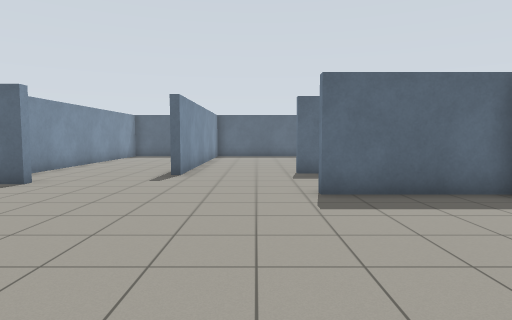
[1] (above)

23 first-person views from a walk through a Gazebo world. The camera is 1.2 m above the floor, tilts 4° down and sees 75° across. The floor is counted in squares, 1 m on a side. Each view is taken from the middle of a square. On the plan, view 1 faces up. The plan holds only what a view shows up to about 13 squares ahead; the rest is blank.

[2]
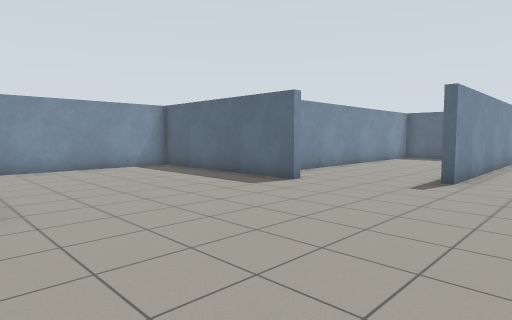

[3]
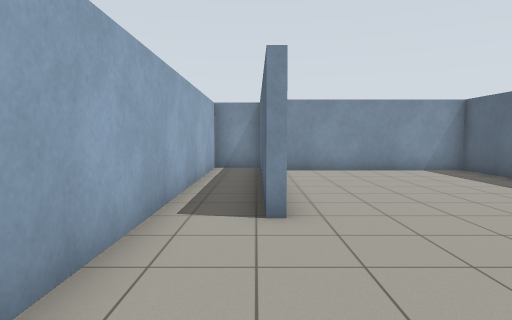

[4]
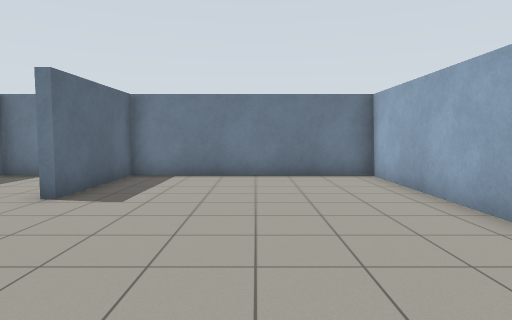

[5]
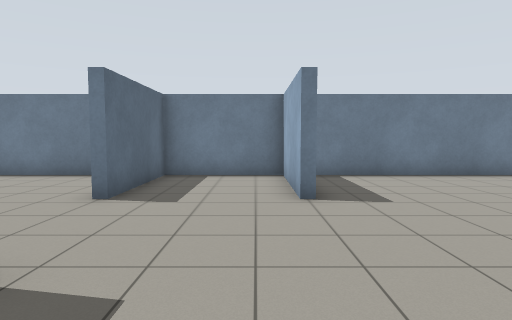

[6]
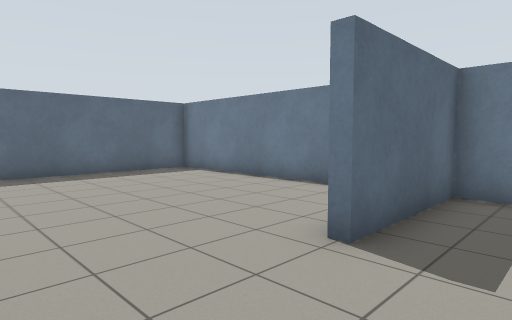

[7]
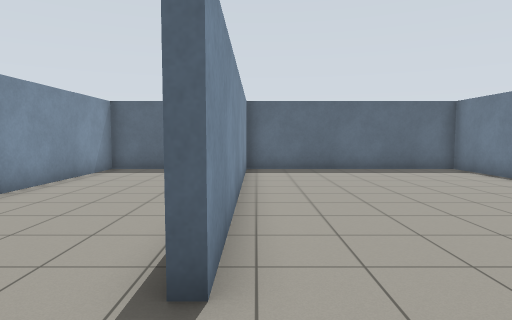

[8]
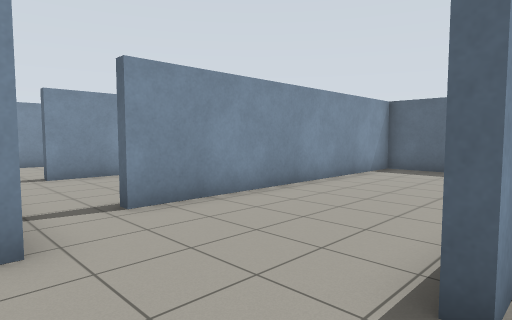

[9]
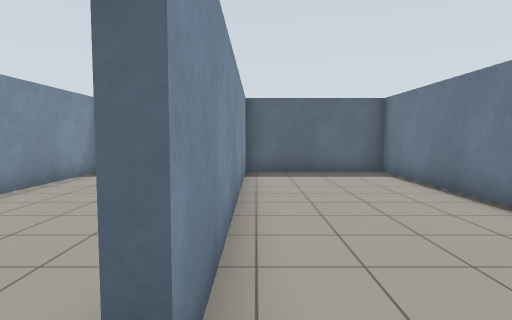

[10]
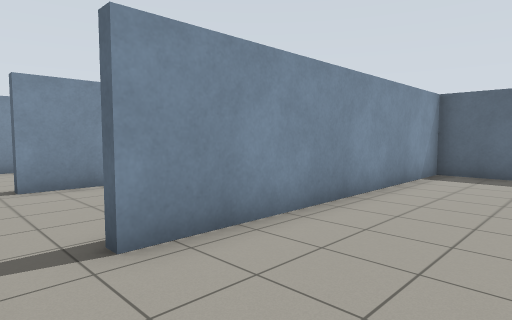

[11]
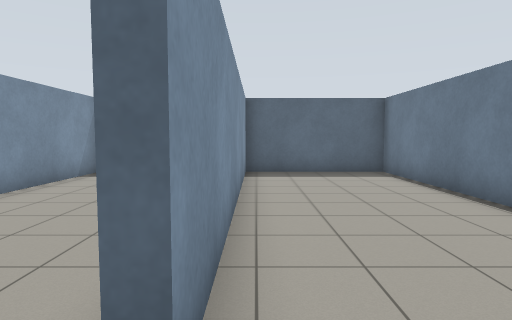

[12]
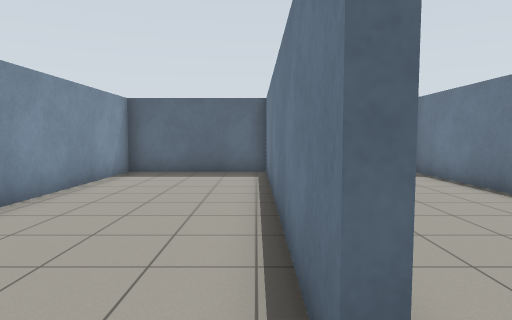

[13]
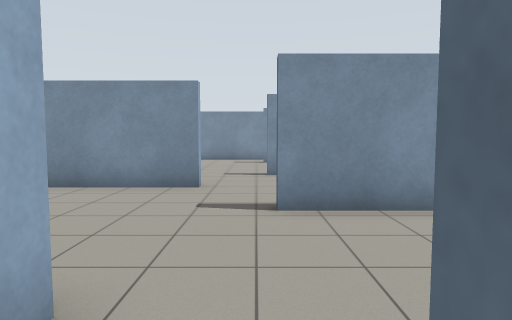

[14]
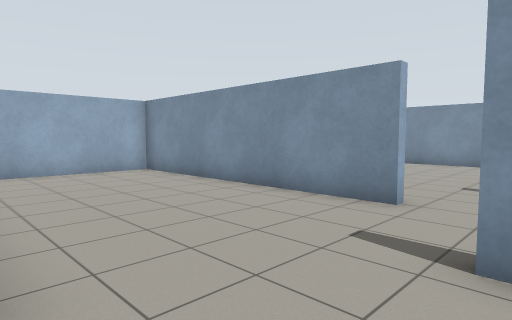

[15]
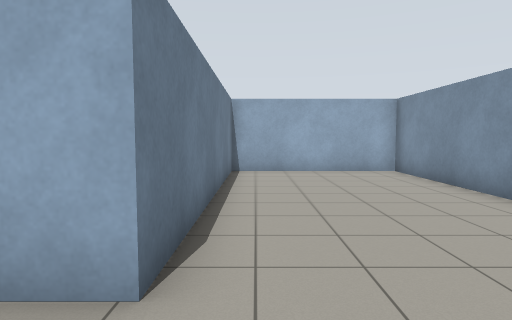

[16]
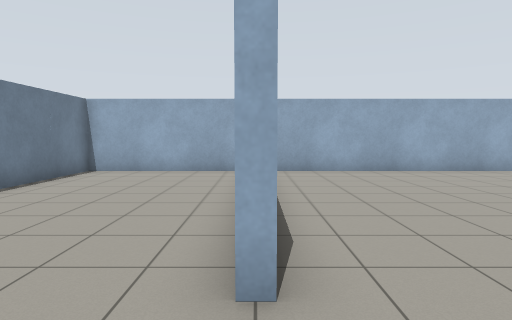

[17]
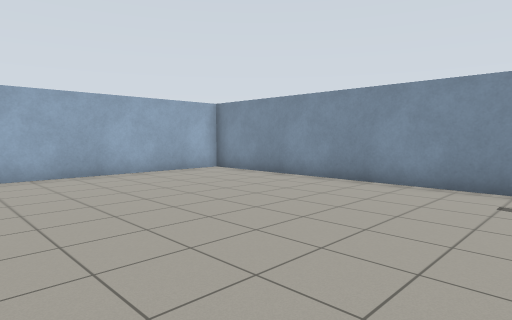

[18]
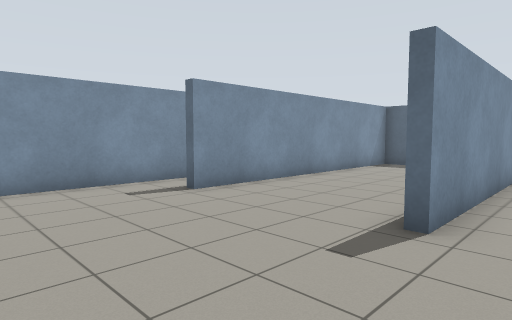

[19]
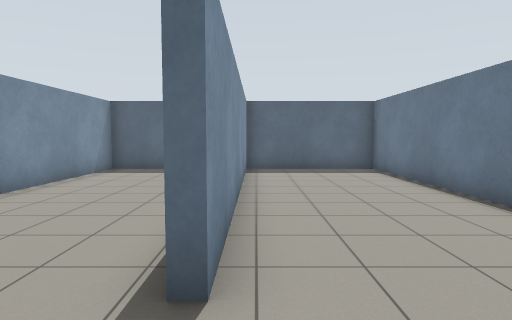

[20]
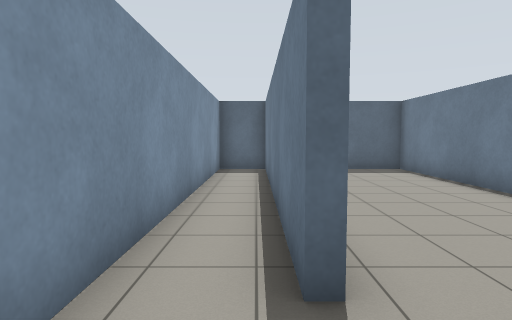

[21]
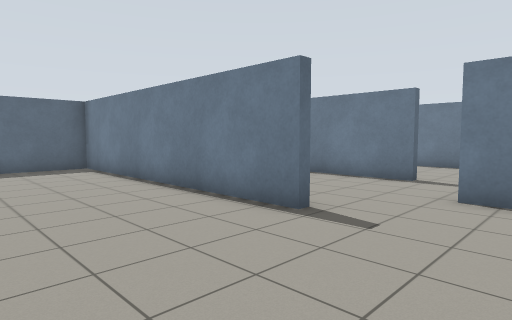

[22]
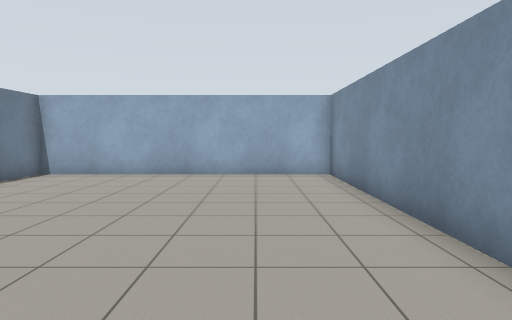

[23]
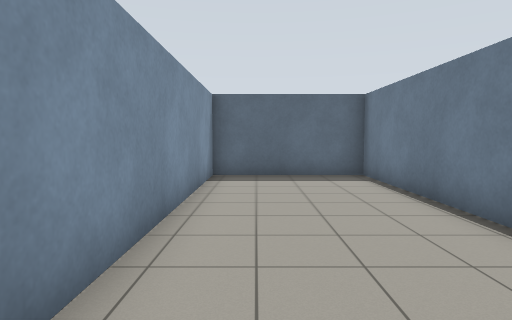

### Floor plan
Ten units are one square. View 1 is at (0, 0); x grows to the right and y downward. Boxes are objects, and circles mark ways between rooms. Rooms are numbered by the first view taken in them; rooms with no view inside come last. Other rooms are left out.
<svg viewBox="-299 -208 358 219">
<path fill="none" stroke="#000" d="M-58 -87 -58 -84 -128 -84 -128 -21M-26 -145 -26 -203 -73 -203 -73 -104M54 -130 54 -203 -24 -203M-57 -12 -107 -12M-4 6 54 6 54 -68 14 -68 14 -71 54 -71 54 -108 14 -108 14 -112M-23 -200 -23 -104 -28 -104M-138 -12 -138 6 -30 6M-76 -145 -76 -203 -123 -203 -123 -104M-73 -104 -78 -104M-199 -87 -199 6 -142 6 -142 -87 -131 -87M-123 -104 -126 -104 -126 -196M-173 -130 -173 -104 -176 -104M-126 -203 -173 -203 -173 -145M-202 -78 -202 -87 -199 -87M-176 -104 -176 -203 -223 -203 -223 -104 -226 -104 -226 -203 -273 -203 -273 -104 -276 -104 -276 -196M-276 -203 -294 -203 -294 6 -202 6 -202 -11"/>
<circle cx="-80" cy="-95" r="3" fill="#2a7"/>
<circle cx="-130" cy="-95" r="3" fill="#2a7"/>
<circle cx="-190" cy="-95" r="3" fill="#2a7"/>
<text x="-20" y="-90">1</text>
<text x="-100" y="-140">2</text>
<text x="-160" y="-90">3</text>
<text x="-240" y="-100">4</text>
</svg>
Room 1 opens to room 2. Room 2 opens to room 3. Room 3 opens to room 4.

Where each view was taken, in squares from view 1:
view 1: 0 up, 0 right, facing up
view 2: 1 up, 0 right, facing up-left
view 3: 1 up, 1 left, facing left
view 4: 3 up, 5 left, facing right
view 5: 8 up, 5 left, facing right
view 6: 9 up, 2 left, facing up-right
view 7: 8 up, 2 left, facing up
view 8: 8 up, 2 left, facing up-left
view 9: 9 up, 7 left, facing up
view 10: 9 up, 9 left, facing up-left
view 11: 9 up, 12 left, facing up
view 12: 9 up, 13 left, facing up
view 13: 10 up, 12 left, facing left
view 14: 11 up, 14 left, facing down-left
view 15: 11 up, 15 left, facing down
view 16: 11 up, 20 left, facing down
view 17: 10 up, 21 left, facing down-left
view 18: 6 up, 21 left, facing up-left
view 19: 8 up, 22 left, facing up
view 20: 8 up, 28 left, facing up
view 21: 7 up, 27 left, facing up-right
view 22: 10 up, 27 left, facing down
view 23: 10 up, 21 left, facing up
